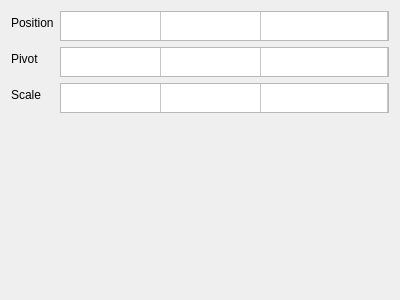
<?xml version="1.0" encoding="UTF-8"?>
<ui version="4.0">
 <class>positionAttitudeTransform</class>
 <widget class="QWidget" name="positionAttitudeTransform">
  <property name="geometry">
   <rect>
    <x>0</x>
    <y>0</y>
    <width>400</width>
    <height>300</height>
   </rect>
  </property>
  <property name="windowTitle">
   <string>Form</string>
  </property>
  <layout class="QFormLayout" name="formLayout">
   <item row="1" column="0">
    <widget class="QLabel" name="label_positionVectorTable">
     <property name="text">
      <string>Position</string>
     </property>
    </widget>
   </item>
   <item row="3" column="0">
    <widget class="QLabel" name="label_pivotVectorTable">
     <property name="text">
      <string>Pivot</string>
     </property>
    </widget>
   </item>
   <item row="5" column="0">
    <widget class="QLabel" name="label_scaleVectorTable">
     <property name="text">
      <string>Scale</string>
     </property>
    </widget>
   </item>
   <item row="1" column="1">
    <widget class="QTableWidget" name="positionVectorTable">
     <property name="sizePolicy">
      <sizepolicy hsizetype="Expanding" vsizetype="Fixed">
       <horstretch>0</horstretch>
       <verstretch>0</verstretch>
      </sizepolicy>
     </property>
     <property name="maximumSize">
      <size>
       <width>16777215</width>
       <height>30</height>
      </size>
     </property>
     <property name="rowCount">
      <number>1</number>
     </property>
     <property name="columnCount">
      <number>3</number>
     </property>
     <attribute name="horizontalHeaderVisible">
      <bool>false</bool>
     </attribute>
     <attribute name="horizontalHeaderStretchLastSection">
      <bool>true</bool>
     </attribute>
     <attribute name="verticalHeaderVisible">
      <bool>false</bool>
     </attribute>
     <attribute name="verticalHeaderStretchLastSection">
      <bool>false</bool>
     </attribute>
     <row/>
     <column/>
     <column/>
     <column/>
    </widget>
   </item>
   <item row="3" column="1">
    <widget class="QTableWidget" name="pivotVectorTable">
     <property name="sizePolicy">
      <sizepolicy hsizetype="Expanding" vsizetype="Fixed">
       <horstretch>0</horstretch>
       <verstretch>0</verstretch>
      </sizepolicy>
     </property>
     <property name="maximumSize">
      <size>
       <width>16777215</width>
       <height>30</height>
      </size>
     </property>
     <property name="rowCount">
      <number>1</number>
     </property>
     <property name="columnCount">
      <number>3</number>
     </property>
     <attribute name="horizontalHeaderVisible">
      <bool>false</bool>
     </attribute>
     <attribute name="horizontalHeaderStretchLastSection">
      <bool>true</bool>
     </attribute>
     <attribute name="verticalHeaderVisible">
      <bool>false</bool>
     </attribute>
     <attribute name="verticalHeaderStretchLastSection">
      <bool>false</bool>
     </attribute>
     <row/>
     <column/>
     <column/>
     <column/>
    </widget>
   </item>
   <item row="5" column="1">
    <widget class="QTableWidget" name="scaleVectorTable">
     <property name="sizePolicy">
      <sizepolicy hsizetype="Expanding" vsizetype="Fixed">
       <horstretch>0</horstretch>
       <verstretch>0</verstretch>
      </sizepolicy>
     </property>
     <property name="maximumSize">
      <size>
       <width>16777215</width>
       <height>30</height>
      </size>
     </property>
     <property name="rowCount">
      <number>1</number>
     </property>
     <property name="columnCount">
      <number>3</number>
     </property>
     <attribute name="horizontalHeaderVisible">
      <bool>false</bool>
     </attribute>
     <attribute name="horizontalHeaderStretchLastSection">
      <bool>true</bool>
     </attribute>
     <attribute name="verticalHeaderVisible">
      <bool>false</bool>
     </attribute>
     <attribute name="verticalHeaderStretchLastSection">
      <bool>false</bool>
     </attribute>
     <row/>
     <column/>
     <column/>
     <column/>
    </widget>
   </item>
  </layout>
 </widget>
 <resources/>
 <connections/>
</ui>
